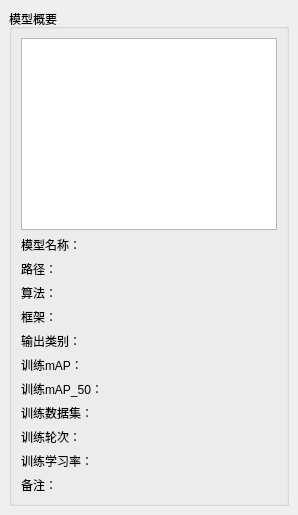
  <widget class="QDockWidget" name="modelDock">
   <property name="enabled">
    <bool>true</bool>
   </property>
   <property name="minimumSize">
    <size>
     <width>261</width>
     <height>485</height>
    </size>
   </property>
   <property name="layoutDirection">
    <enum>Qt::LeftToRight</enum>
   </property>
   <property name="windowTitle">
    <string>模型库</string>
   </property>
   <attribute name="dockWidgetArea">
    <number>2</number>
   </attribute>
   <widget class="QWidget" name="modelWindowContents">
    <layout class="QVBoxLayout" name="verticalLayout_2">
     <item>
      <widget class="QGroupBox" name="groupBox_6">
       <property name="maximumSize">
        <size>
         <width>16777215</width>
         <height>16777215</height>
        </size>
       </property>
       <property name="title">
        <string>模型概要</string>
       </property>
       <layout class="QVBoxLayout" name="verticalLayout_41">
        <item>
         <widget class="QTreeView" name="TreeView_modelDock">
          <property name="maximumSize">
           <size>
            <width>16777215</width>
            <height>300</height>
           </size>
          </property>
          <attribute name="headerVisible">
           <bool>false</bool>
          </attribute>
         </widget>
        </item>
        <item>
         <layout class="QHBoxLayout" name="horizontalLayout_45">
          <item>
           <widget class="QLabel" name="label_95">
            <property name="text">
             <string>模型名称：</string>
            </property>
           </widget>
          </item>
          <item>
           <widget class="QLabel" name="label_modelDock_name">
            <property name="minimumSize">
             <size>
              <width>10</width>
              <height>0</height>
             </size>
            </property>
            <property name="text">
             <string/>
            </property>
           </widget>
          </item>
         </layout>
        </item>
        <item>
         <layout class="QHBoxLayout" name="horizontalLayout_62">
          <item>
           <widget class="QLabel" name="label_117">
            <property name="text">
             <string>路径：</string>
            </property>
           </widget>
          </item>
          <item>
           <widget class="QLabel" name="label_modelDock_PATH">
            <property name="minimumSize">
             <size>
              <width>10</width>
              <height>0</height>
             </size>
            </property>
            <property name="text">
             <string/>
            </property>
           </widget>
          </item>
         </layout>
        </item>
        <item>
         <layout class="QHBoxLayout" name="horizontalLayout_52">
          <item>
           <widget class="QLabel" name="label_103">
            <property name="text">
             <string>算法：</string>
            </property>
           </widget>
          </item>
          <item>
           <widget class="QLabel" name="label_modelDock_algorithm">
            <property name="minimumSize">
             <size>
              <width>10</width>
              <height>0</height>
             </size>
            </property>
            <property name="text">
             <string/>
            </property>
           </widget>
          </item>
         </layout>
        </item>
        <item>
         <layout class="QHBoxLayout" name="horizontalLayout_61">
          <item>
           <widget class="QLabel" name="label_116">
            <property name="text">
             <string>框架：</string>
            </property>
           </widget>
          </item>
          <item>
           <widget class="QLabel" name="label_modelDock_framework">
            <property name="minimumSize">
             <size>
              <width>10</width>
              <height>0</height>
             </size>
            </property>
            <property name="text">
             <string/>
            </property>
           </widget>
          </item>
         </layout>
        </item>
        <item>
         <layout class="QHBoxLayout" name="horizontalLayout_72">
          <item>
           <widget class="QLabel" name="label_133">
            <property name="text">
             <string>输出类别：</string>
            </property>
           </widget>
          </item>
          <item>
           <widget class="QLabel" name="label_modelDock_class">
            <property name="minimumSize">
             <size>
              <width>10</width>
              <height>0</height>
             </size>
            </property>
            <property name="text">
             <string/>
            </property>
           </widget>
          </item>
         </layout>
        </item>
        <item>
         <layout class="QHBoxLayout" name="horizontalLayout_53">
          <item>
           <widget class="QLabel" name="label_104">
            <property name="text">
             <string>训练mAP：</string>
            </property>
           </widget>
          </item>
          <item>
           <widget class="QLabel" name="label_modelDock_mAP">
            <property name="minimumSize">
             <size>
              <width>10</width>
              <height>0</height>
             </size>
            </property>
            <property name="text">
             <string/>
            </property>
           </widget>
          </item>
         </layout>
        </item>
        <item>
         <layout class="QHBoxLayout" name="horizontalLayout_71">
          <item>
           <widget class="QLabel" name="label_129">
            <property name="text">
             <string>训练mAP_50：</string>
            </property>
           </widget>
          </item>
          <item>
           <widget class="QLabel" name="label_modelDock_mAP_50">
            <property name="minimumSize">
             <size>
              <width>10</width>
              <height>0</height>
             </size>
            </property>
            <property name="text">
             <string/>
            </property>
           </widget>
          </item>
         </layout>
        </item>
        <item>
         <layout class="QHBoxLayout" name="horizontalLayout_58">
          <item>
           <widget class="QLabel" name="label_110">
            <property name="text">
             <string>训练数据集：</string>
            </property>
           </widget>
          </item>
          <item>
           <widget class="QLabel" name="label_modelDock_trainDataset">
            <property name="minimumSize">
             <size>
              <width>10</width>
              <height>0</height>
             </size>
            </property>
            <property name="text">
             <string/>
            </property>
           </widget>
          </item>
         </layout>
        </item>
        <item>
         <layout class="QHBoxLayout" name="horizontalLayout_59">
          <item>
           <widget class="QLabel" name="label_114">
            <property name="text">
             <string>训练轮次：</string>
            </property>
           </widget>
          </item>
          <item>
           <widget class="QLabel" name="label_modelDock_trainEpoch">
            <property name="minimumSize">
             <size>
              <width>10</width>
              <height>0</height>
             </size>
            </property>
            <property name="text">
             <string/>
            </property>
           </widget>
          </item>
         </layout>
        </item>
        <item>
         <layout class="QHBoxLayout" name="horizontalLayout_60">
          <item>
           <widget class="QLabel" name="label_115">
            <property name="text">
             <string>训练学习率：</string>
            </property>
           </widget>
          </item>
          <item>
           <widget class="QLabel" name="label_modelDock_trainLR">
            <property name="minimumSize">
             <size>
              <width>10</width>
              <height>0</height>
             </size>
            </property>
            <property name="text">
             <string/>
            </property>
           </widget>
          </item>
         </layout>
        </item>
        <item>
         <layout class="QHBoxLayout" name="horizontalLayout_63">
          <item>
           <widget class="QLabel" name="label_118">
            <property name="text">
             <string>备注：</string>
            </property>
           </widget>
          </item>
          <item>
           <widget class="QLabel" name="label_modelDock_note">
            <property name="minimumSize">
             <size>
              <width>10</width>
              <height>0</height>
             </size>
            </property>
            <property name="text">
             <string/>
            </property>
           </widget>
          </item>
         </layout>
        </item>
       </layout>
      </widget>
     </item>
    </layout>
   </widget>
  </widget>
